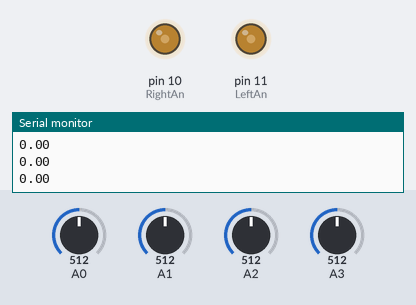
The sketch below on a simulated Arduino Uno, built with avr-gcc and run on an emulated ATmega328P. Shown: output pins drawn as LEDs (lit = HIGH), the last lines printed to the serial monitor. The inputs (shaded band) are chosen by the test bench; at power-on: A0 = 512, A1 = 512, A3 = 512, A2 = 512.

Above: at 1.2 s.
1.3 s: A0 set to 992
At 2.3 s:
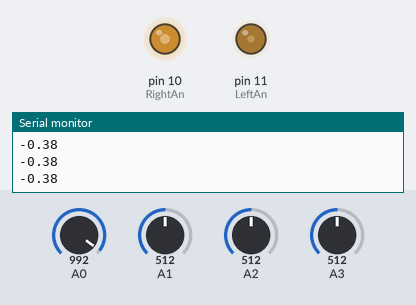
2.8 s: A1 set to 306
At 3.4 s:
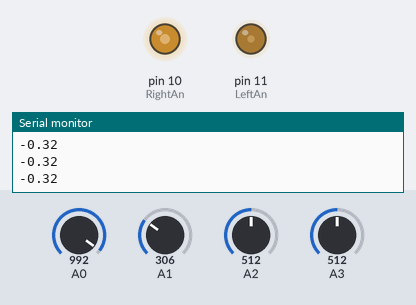
4.3 s: A3 set to 30
At 5.5 s:
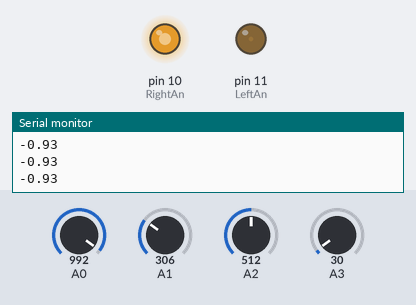
5.8 s: A2 set to 306
At 6.9 s:
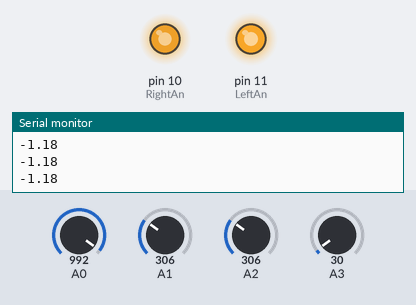
7.3 s: A0 set to 733
At 8.2 s:
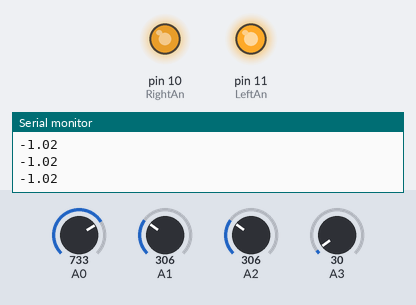
8.8 s: A0 set to 704
At 9.4 s:
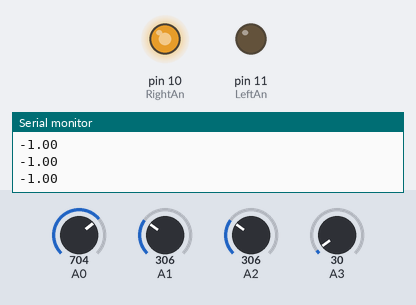
Timing chart, 0 to 11.3 s (numbered marks = the images above; inputs shaded):
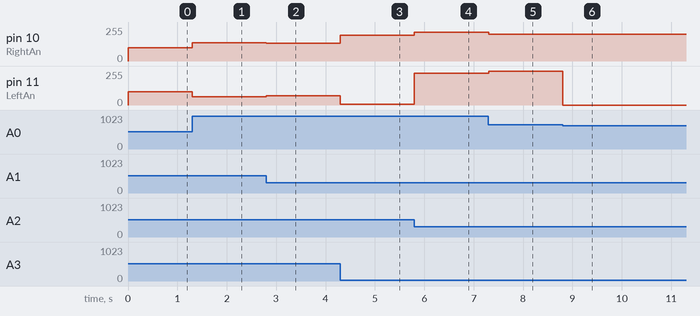

Measured:
- the behaviour switches between 716 and 715 on A0 (found by bisection; images 5 and 6)
- after the input at 1.3 s, pin 10 (RightAn): 100/255 → 137/255 at once; pin 11 (LeftAn): 100/255 → 63/255 at once
- after the input at 2.8 s, pin 10 (RightAn): 137/255 → 132/255 at once; pin 11 (LeftAn): 63/255 → 68/255 at once
- after the input at 4.3 s, pin 10 (RightAn): 132/255 → 193/255 at once; pin 11 (LeftAn): 68/255 → 7/255 at once
- after the input at 5.8 s, pin 10 (RightAn): 193/255 → 217/255 at once; pin 11 (LeftAn): 7/255 → 239/255 at once
- after the input at 7.3 s, pin 10 (RightAn): 217/255 → 202/255 at once; pin 11 (LeftAn): 239/255 → 254/255 at once
- after the input at 8.8 s, pin 10 (RightAn): 202/255 → 200/255 at once; pin 11 (LeftAn): 254/255 → 0/255 at once

The sketch:

kenanError.ino
```cpp
int NUM_SENSORS = 4;
int LeftAn = 11;
int LeftDig = 9;
int RightAn = 10;
int RightDig = 13;

void setup() {
  Serial.begin(9600);
  pinMode(A0, INPUT);
  pinMode(A1, INPUT);
  pinMode(A2, INPUT);
  pinMode(A3, INPUT);
}

float Error() {
  int d[NUM_SENSORS] = {analogRead (0), analogRead (1), analogRead (2), analogRead (3)};
  const float w[NUM_SENSORS] = {-2, -1, 1, 2};

  float ch = 0;
  for (int i = 0; i < NUM_SENSORS; i++) {
    ch += d[i] * w[i];
  }

  float zn = 0;
  for (int i = 0; i < NUM_SENSORS; i++) {
    zn += d[i];
  }

  float error = ch / zn;

  return error;
}

int Calc(int speedL, int speedR) {
  //int k = Error() * 30; //Ехал без колебаний, медленно, но сошел с линии, ну;но повысить коэффинцент
  int k = Error() * 100; //

  digitalWrite(LeftDig, HIGH);
  digitalWrite(RightDig, HIGH);

  analogWrite(LeftAn, speedL + k);
  analogWrite(RightAn, speedR - k);
}

void loop() {
  Calc(100, 100);

  Serial.println(Error());
}
```
